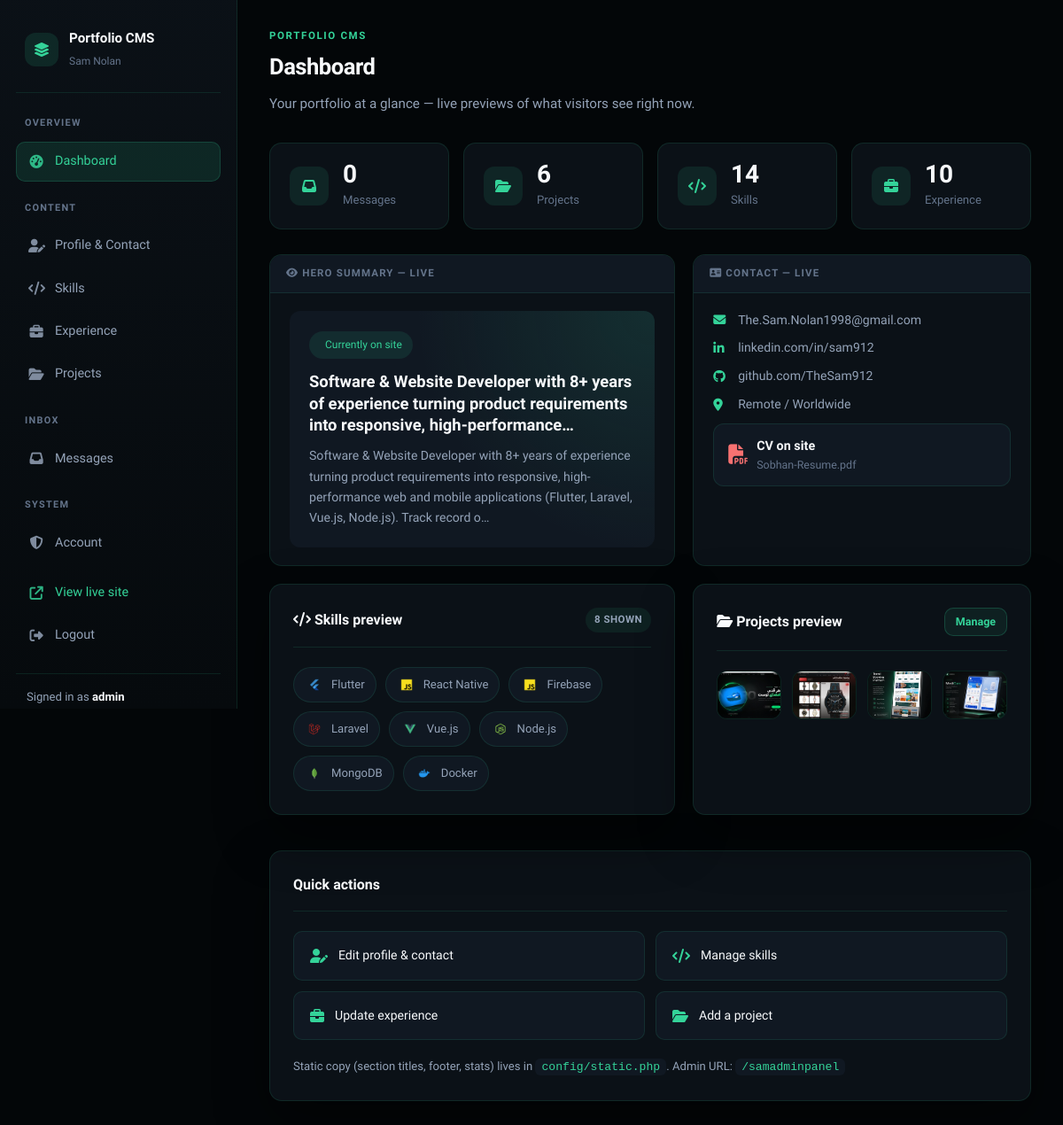
/admin/index.php (signed in), run on the app's committed database.
### tables this page shows
CREATE TABLE IF NOT EXISTS skills (
    id            INT UNSIGNED AUTO_INCREMENT PRIMARY KEY,
    name          VARCHAR(100)  NOT NULL,
    icon_path     VARCHAR(512)  NOT NULL,
    sort_order    INT           NOT NULL DEFAULT 0,
    is_published  TINYINT(1)    NOT NULL DEFAULT 1,
    INDEX idx_skills_published_sort (is_published, sort_order)
);

CREATE TABLE IF NOT EXISTS projects (
    id            INT UNSIGNED AUTO_INCREMENT PRIMARY KEY,
    title         VARCHAR(255)  NOT NULL,
    slug          VARCHAR(255)  NOT NULL,
    description   TEXT          NULL,
    image_path    VARCHAR(512)  NOT NULL,
    project_url   VARCHAR(512)  NULL,
    sort_order    INT           NOT NULL DEFAULT 0,
    is_published  TINYINT(1)    NOT NULL DEFAULT 1,
    created_at    TIMESTAMP     NOT NULL DEFAULT CURRENT_TIMESTAMP,
    updated_at    TIMESTAMP     NOT NULL DEFAULT CURRENT_TIMESTAMP ON UPDATE CURRENT_TIMESTAMP,
    UNIQUE KEY uniq_projects_slug (slug),
    INDEX idx_projects_published_sort (is_published, sort_order)
);

### admin/views/dashboard.php (the view, shortened to what the rows shown need)
<?php
require __DIR__ . '/partials/page-header.php';
?>
<div class="stats-row">
    <div class="stat-card">
        <div class="stat-card__icon"><i class="fa-solid fa-inbox"></i></div>
        <div>
            <strong><?= (int) $counts['messages']; ?></strong>
            <span>Messages</span>
        </div>
    </div>
    <div class="stat-card">
        <div class="stat-card__icon"><i class="fa-solid fa-folder-open"></i></div>
        <div>
            <strong><?= (int) $counts['projects']; ?></strong>
            <span>Projects</span>
        </div>
    </div>
    <div class="stat-card">
        <div class="stat-card__icon"><i class="fa-solid fa-code"></i></div>
        <div>
            <strong><?= (int) $counts['skills']; ?></strong>
            <span>Skills</span>
        </div>
    </div>
    <div class="stat-card">
        <div class="stat-card__icon"><i class="fa-solid fa-briefcase"></i></div>
        <div>
            <strong><?= (int) $counts['experiences']; ?></strong>
            <span>Experience</span>
        </div>
    </div>
</div>
<div class="preview-row">
    <div class="preview-card">
        <div class="preview-card__label"><i class="fa-solid fa-eye"></i> Hero summary — live</div>
        <div class="preview-card__body">
            <div class="preview-hero">
                <span class="pill"><i class="fa-solid fa-sparkles"></i> Currently on site</span>
                <h3><?= e(admin_excerpt($profile['short_summary'] ?? '', 120) ?: 'No short summary set yet.'); ?></h3>
                <p><?= e(admin_excerpt($profile['about_summary'] ?? '', 200) ?: 'Add your about bio in Profile & Contact.'); ?></p>
            </div>
        </div>
    </div>
    <div class="preview-card">
        <div class="preview-card__label"><i class="fa-solid fa-address-card"></i> Contact — live</div>
        <div class="preview-card__body">
            <div class="preview-contact">
                <?php if (!empty($profile['contact_email'])): ?>
                    <span><i class="fa-solid fa-envelope"></i> <?= e($profile['contact_email']); ?></span>
                <?php endif; ?>
                <?php if (!empty($profile['contact_linkedin_text'])): ?>
                    <span><i class="fa-brands fa-linkedin-in"></i> <?= e($profile['contact_linkedin_text']); ?></span>
                <?php endif; ?>
                <?php if (!empty($profile['contact_github_text'])): ?>
                    <span><i class="fa-brands fa-github"></i> <?= e($profile['contact_github_text']); ?></span>
                <?php endif; ?>
                <?php if (!empty($profile['contact_location'])): ?>
                    <span><i class="fa-solid fa-location-dot"></i> <?= e($profile['contact_location']); ?></span>
                <?php endif; ?>
                <?php if (!empty($profile['resume_file'])): ?>
                    <div class="preview-cv">
                        <i class="fa-solid fa-file-pdf"></i>
                        <div>
                            <strong>CV on site</strong>
                            <span><?= e(basename($profile['resume_file'])); ?></span>
                        </div>
                    </div>
                <?php endif; ?>
            </div>
        </div>
    </div>
</div>
<div class="preview-row">
    <div class="panel">
        <div class="panel__head">
            <h2><i class="fa-solid fa-code"></i> Skills preview</h2>
            <span class="badge badge--count"><?= count($skills); ?> shown</span>
        </div>
        <?php if ($skills): ?>
            <div class="skills-strip">
                <?php foreach ($skills as $skill): ?>
                    <span class="skill-chip">
                        <?php if (!empty($skill['icon_path'])): ?>
                            <img src="<?= e(asset_url($skill['icon_path'])); ?>" alt="">
                        <?php endif; ?>
                        <?= e($skill['name']); ?>
                    </span>
                <?php endforeach; ?>
            </div>
        <?php else: ?>
            <p class="muted">No skills yet. <a href="<?= e(admin_url('skills')); ?>">Add your first skill →</a></p>
        <?php endif; ?>
    </div>
    <div class="panel">
        <div class="panel__head">
            <h2><i class="fa-solid fa-folder-open"></i> Projects preview</h2>
            <a href="<?= e(admin_url('projects')); ?>" class="btn btn--ghost btn--sm">Manage</a>
        </div>
        <?php if ($projects): ?>
            <div class="project-strip">
                <?php foreach ($projects as $project): ?>
                    <div class="project-thumb" title="<?= e($project['title']); ?>">
                        <?php if (!empty($project['image_path'])): ?>
                            <img src="<?= e(asset_url($project['image_path'])); ?>" alt="<?= e($project['title']); ?>">
                        <?php else: ?>
                            <div class="empty-state" style="padding:20px"><i class="fa-solid fa-image"></i></div>
                        <?php endif; ?>
                    </div>
                <?php endforeach; ?>
            </div>
        <?php else: ?>
            <p class="muted">No projects yet. <a href="<?= e(admin_url('projects')); ?>">Add a project →</a></p>
        <?php endif; ?>
    </div>
</div>
<div class="panel">
    <div class="panel__head">
        <h2>Quick actions</h2>
    </div>
    <div class="quick-links">
        <a href="<?= e(admin_url('profile')); ?>" class="quick-link">
            <i class="fa-solid fa-user-pen"></i>
            <span>Edit profile & contact</span>
        </a>
        <a href="<?= e(admin_url('skills')); ?>" class="quick-link">
            <i class="fa-solid fa-code"></i>
            <span>Manage skills</span>
        </a>
        <a href="<?= e(admin_url('experiences')); ?>" class="quick-link">
            <i class="fa-solid fa-briefcase"></i>
            <span>Update experience</span>
        </a>
        <a href="<?= e(admin_url('projects')); ?>" class="quick-link">
            <i class="fa-solid fa-folder-open"></i>
            <span>Add a project</span>
        </a>
    </div>
    <p class="muted" style="margin:20px 0 0;font-size:0.82rem">
        Static copy (section titles, footer, stats) lives in <code>config/static.php</code>.
        Admin URL: <code><?= e(admin_url()); ?></code>
    </p>
</div>

### admin/views/layout.php (shortened to what the rows shown need)
<!DOCTYPE html>
<html lang="en">
<head>
    <link rel="stylesheet" href="https://cdnjs.cloudflare.com/ajax/libs/font-awesome/6.7.2/css/all.min.css">
    <link rel="stylesheet" href="/assets/css/admin.css">
</head>
<body class="<?= admin_logged_in() ? 'admin-app' : 'admin-login' ?>">
<?php if (admin_logged_in() && ($view ?? '') !== 'login'): ?>
    <aside class="sidebar">
        <div class="brand">
            <div class="brand__icon"><i class="fa-solid fa-layer-group"></i></div>
            <div class="brand__text">
                <strong>Portfolio CMS</strong>
                <span>Sam Nolan</span>
            </div>
        </div>
        <nav>
            <span class="nav-label">Overview</span>
            <a href="<?= e(admin_url()); ?>" class="<?= admin_nav_class('dashboard'); ?>">
                <i class="fa-solid fa-gauge-high"></i> Dashboard
            </a>
            <span class="nav-label">Content</span>
            <a href="<?= e(admin_url('profile')); ?>" class="<?= admin_nav_class('profile'); ?>">
                <i class="fa-solid fa-user-pen"></i> Profile & Contact
            </a>
            <a href="<?= e(admin_url('skills')); ?>" class="<?= admin_nav_class('skills'); ?>">
                <i class="fa-solid fa-code"></i> Skills
            </a>
            <a href="<?= e(admin_url('experiences')); ?>" class="<?= admin_nav_class('experiences'); ?>">
                <i class="fa-solid fa-briefcase"></i> Experience
            </a>
            <a href="<?= e(admin_url('projects')); ?>" class="<?= admin_nav_class('projects'); ?>">
                <i class="fa-solid fa-folder-open"></i> Projects
            </a>
            <span class="nav-label">Inbox</span>
            <a href="<?= e(admin_url('messages')); ?>" class="<?= admin_nav_class('messages'); ?>">
                <i class="fa-solid fa-inbox"></i> Messages
            </a>
            <span class="nav-label">System</span>
            <a href="<?= e(admin_url('account')); ?>" class="<?= admin_nav_class('account'); ?>">
                <i class="fa-solid fa-shield-halved"></i> Account
            </a>
            <a href="/" target="_blank" rel="noopener" class="nav-external">
                <i class="fa-solid fa-arrow-up-right-from-square"></i> View live site
            </a>
            <a href="<?= e(admin_url('logout')); ?>">
                <i class="fa-solid fa-right-from-bracket"></i> Logout
            </a>
        </nav>
        <div class="sidebar-footer">
            <p class="admin-user">Signed in as <strong><?= e($user['username'] ?? 'admin'); ?></strong></p>
        </div>
    </aside>
    <main class="content">
        <?php require __DIR__ . '/' . $view . '.php'; ?>
    </main>
<?php else: ?>
    <?php require __DIR__ . '/' . ($view ?? 'login') . '.php'; ?>
<?php endif; ?>
</body>
</html>

### data on the page
skills: icon_path (picture), name "Flutter"
skills: icon_path (picture), name "React Native"
skills: icon_path (picture), name "Firebase"
skills: icon_path (picture), name "Laravel"
skills: icon_path (picture), name "Vue.js"
skills: icon_path (picture), name "Node.js"
skills: icon_path (picture), name "MongoDB"
skills: icon_path (picture), name "Docker"
projects: image_path (picture)
projects: image_path (picture)
projects: image_path (picture)
projects: image_path (picture)

### other printed values
$user['username'] "admin"
$title "Dashboard"
$subtitle "Your portfolio at a glance — live previews of what visitors see right now."
$counts['messages'] "0"
$counts['projects'] "6"
$counts['skills'] "14"
$counts['experiences'] "10"
$profile['contact_email'] "The.Sam.Nolan1998@gmail.com"
$profile['contact_linkedin_text'] "linkedin.com/in/sam912"
$profile['contact_github_text'] "github.com/TheSam912"
$profile['contact_location'] "Remote / Worldwide"
basename($profile['resume_file']) "Sobhan-Resume.pdf"
count($skills) "8"
admin_url() "/samadminpanel"
